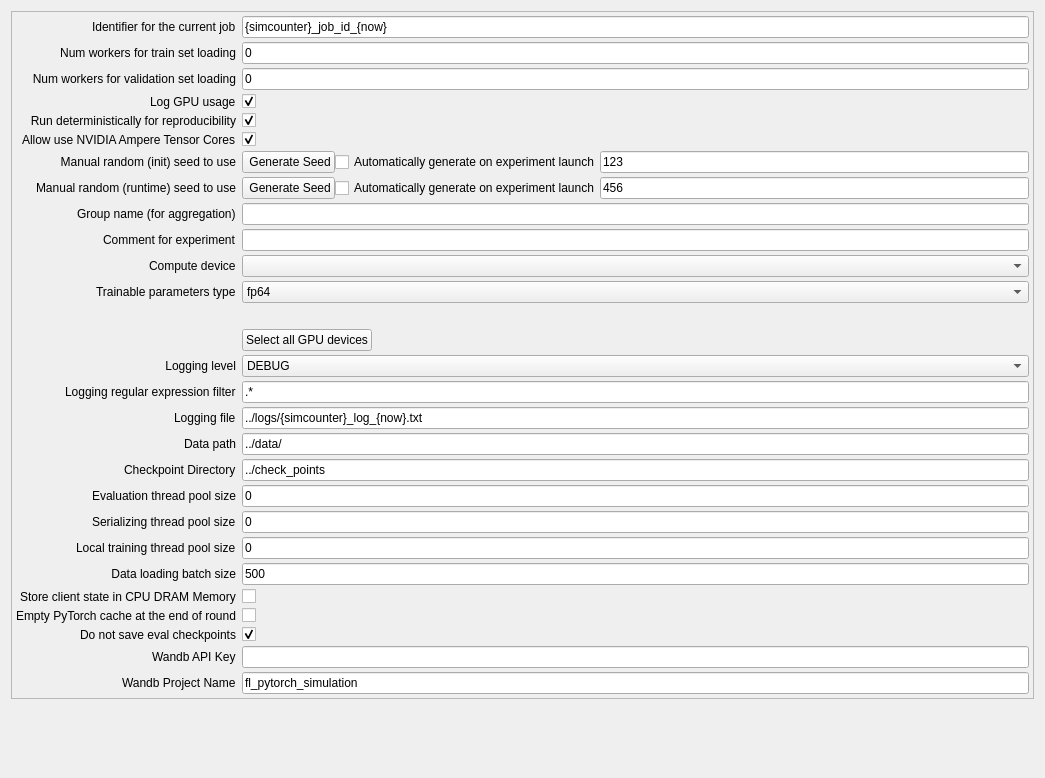
          <widget class="QWidget" name="tabSystemAspects">
           <property name="geometry">
            <rect>
             <x>0</x>
             <y>0</y>
             <width>1045</width>
             <height>778</height>
            </rect>
           </property>
           <attribute name="label">
            <string>Systems aspects</string>
           </attribute>
           <layout class="QVBoxLayout" name="verticalLayout_2">
            <property name="spacing">
             <number>6</number>
            </property>
            <item>
             <layout class="QVBoxLayout" name="loSystem">
              <item>
               <widget class="QFrame" name="frameSystemConfig">
                <property name="minimumSize">
                 <size>
                  <width>0</width>
                  <height>0</height>
                 </size>
                </property>
                <property name="frameShape">
                 <enum>QFrame::StyledPanel</enum>
                </property>
                <property name="frameShadow">
                 <enum>QFrame::Raised</enum>
                </property>
                <layout class="QFormLayout" name="formLayout_4">
                 <property name="labelAlignment">
                  <set>Qt::AlignRight|Qt::AlignTrailing|Qt::AlignVCenter</set>
                 </property>
                 <property name="verticalSpacing">
                  <number>4</number>
                 </property>
                 <property name="leftMargin">
                  <number>4</number>
                 </property>
                 <property name="topMargin">
                  <number>4</number>
                 </property>
                 <property name="rightMargin">
                  <number>4</number>
                 </property>
                 <property name="bottomMargin">
                  <number>4</number>
                 </property>
                 <item row="3" column="0">
                  <widget class="QLabel" name="lblJobId">
                   <property name="text">
                    <string>Identifier for the current job</string>
                   </property>
                  </widget>
                 </item>
                 <item row="3" column="1">
                  <widget class="QLineEdit" name="edtJobId">
                   <property name="toolTip">
                    <string>&lt;html&gt;&lt;head/&gt;&lt;body&gt;&lt;p&gt;All this constants can be used in parameters for purpose of substitution:&lt;/p&gt;&lt;p&gt;&lt;span style=&quot; font-weight:600;&quot;&gt;{now}&lt;/span&gt; - number of second since unix epoch&lt;/p&gt;&lt;p&gt;&lt;span style=&quot; font-weight:600;&quot;&gt;{compressor}&lt;/span&gt; - type of used compressor&lt;/p&gt;&lt;p&gt;&lt;span style=&quot; font-weight:600;&quot;&gt;{algorithm}&lt;/span&gt; - optimization algorithm&lt;/p&gt;&lt;/body&gt;&lt;/html&gt;</string>
                   </property>
                   <property name="text">
                    <string>{simcounter}_job_id_{now}</string>
                   </property>
                  </widget>
                 </item>
                 <item row="4" column="0">
                  <widget class="QLabel" name="lblNumWorkersForTrainDataLoad">
                   <property name="toolTip">
                    <string>Number of rounds of federated learning</string>
                   </property>
                   <property name="text">
                    <string>Num workers for train set loading</string>
                   </property>
                   <property name="alignment">
                    <set>Qt::AlignRight|Qt::AlignTrailing|Qt::AlignVCenter</set>
                   </property>
                  </widget>
                 </item>
                 <item row="4" column="1">
                  <widget class="QLineEdit" name="edtNumWorkersForTrainDataLoad">
                   <property name="text">
                    <string>0</string>
                   </property>
                  </widget>
                 </item>
                 <item row="5" column="0">
                  <widget class="QLabel" name="lblNumWorkersForValDataLoad">
                   <property name="toolTip">
                    <string>Number of available clients used for one communication round</string>
                   </property>
                   <property name="text">
                    <string>Num workers for validation set loading</string>
                   </property>
                   <property name="alignment">
                    <set>Qt::AlignRight|Qt::AlignTrailing|Qt::AlignVCenter</set>
                   </property>
                  </widget>
                 </item>
                 <item row="5" column="1">
                  <widget class="QLineEdit" name="edtNumWorkersForValDataLoad">
                   <property name="text">
                    <string>0</string>
                   </property>
                  </widget>
                 </item>
                 <item row="6" column="0">
                  <widget class="QLabel" name="lblLog">
                   <property name="text">
                    <string>Log GPU usage</string>
                   </property>
                  </widget>
                 </item>
                 <item row="6" column="1">
                  <widget class="QCheckBox" name="cbxLogGPUusage">
                   <property name="text">
                    <string/>
                   </property>
                   <property name="checked">
                    <bool>true</bool>
                   </property>
                  </widget>
                 </item>
                 <item row="8" column="0">
                  <widget class="QLabel" name="lblRunDeterministically">
                   <property name="text">
                    <string>Run deterministically for reproducibility</string>
                   </property>
                   <property name="alignment">
                    <set>Qt::AlignRight|Qt::AlignTrailing|Qt::AlignVCenter</set>
                   </property>
                  </widget>
                 </item>
                 <item row="8" column="1">
                  <widget class="QCheckBox" name="cbxRunDeterministically">
                   <property name="text">
                    <string/>
                   </property>
                   <property name="checked">
                    <bool>true</bool>
                   </property>
                  </widget>
                 </item>
                 <item row="10" column="0">
                  <widget class="QLabel" name="label">
                   <property name="text">
                    <string>Allow use NVIDIA Ampere Tensor Cores</string>
                   </property>
                  </widget>
                 </item>
                 <item row="10" column="1">
                  <widget class="QCheckBox" name="cbxAllowUseNvTensorCores">
                   <property name="text">
                    <string/>
                   </property>
                   <property name="checked">
                    <bool>true</bool>
                   </property>
                  </widget>
                 </item>
                 <item row="13" column="0">
                  <widget class="QLabel" name="lblManualRandomInitSeed">
                   <property name="toolTip">
                    <string>Global weight decay</string>
                   </property>
                   <property name="text">
                    <string>Manual random (init) seed to use</string>
                   </property>
                   <property name="alignment">
                    <set>Qt::AlignRight|Qt::AlignTrailing|Qt::AlignVCenter</set>
                   </property>
                  </widget>
                 </item>
                 <item row="13" column="1">
                  <layout class="QHBoxLayout" name="horizontalLayout_3">
                   <item>
                    <widget class="QPushButton" name="btnGenerateInitSeed">
                     <property name="text">
                      <string> Generate Seed</string>
                     </property>
                     <property name="icon">
                      <iconset resource="../resources/resources.qrc">
                       <normaloff>:/root/random.png</normaloff>:/root/random.png</iconset>
                     </property>
                    </widget>
                   </item>
                   <item>
                    <widget class="QCheckBox" name="cbxGenerateInitSeedAuto">
                     <property name="text">
                      <string>Automatically generate on experiment launch</string>
                     </property>
                    </widget>
                   </item>
                   <item>
                    <widget class="QLineEdit" name="edtRandomInitSeed">
                     <property name="text">
                      <string>123</string>
                     </property>
                    </widget>
                   </item>
                  </layout>
                 </item>
                 <item row="15" column="0">
                  <widget class="QLabel" name="lblManualRandomRunSeed">
                   <property name="text">
                    <string>Manual random (runtime) seed to use</string>
                   </property>
                  </widget>
                 </item>
                 <item row="15" column="1">
                  <layout class="QHBoxLayout" name="horizontalLayout_4">
                   <item>
                    <widget class="QPushButton" name="btnGenerateRunSeed">
                     <property name="text">
                      <string> Generate Seed</string>
                     </property>
                     <property name="icon">
                      <iconset resource="../resources/resources.qrc">
                       <normaloff>:/root/random.png</normaloff>:/root/random.png</iconset>
                     </property>
                    </widget>
                   </item>
                   <item>
                    <widget class="QCheckBox" name="cbxGenerateRunSeedAuto">
                     <property name="text">
                      <string>Automatically generate on experiment launch</string>
                     </property>
                    </widget>
                   </item>
                   <item>
                    <widget class="QLineEdit" name="edtRandomRunSeed">
                     <property name="text">
                      <string>456</string>
                     </property>
                    </widget>
                   </item>
                  </layout>
                 </item>
                 <item row="16" column="0">
                  <widget class="QLabel" name="lblGroupName">
                   <property name="text">
                    <string>Group name (for aggregation)</string>
                   </property>
                  </widget>
                 </item>
                 <item row="16" column="1">
                  <widget class="QLineEdit" name="edtGroupName"/>
                 </item>
                 <item row="18" column="0">
                  <widget class="QLabel" name="lblCommentForExperiment">
                   <property name="text">
                    <string>Comment for experiment</string>
                   </property>
                  </widget>
                 </item>
                 <item row="18" column="1">
                  <widget class="QLineEdit" name="edtCommentForExperiment"/>
                 </item>
                 <item row="19" column="0">
                  <widget class="QLabel" name="lblUsedComputeDevice">
                   <property name="text">
                    <string>Compute device</string>
                   </property>
                  </widget>
                 </item>
                 <item row="19" column="1">
                  <widget class="QComboBox" name="cbxComputeDevice"/>
                 </item>
                 <item row="21" column="1">
                  <widget class="QWidget" name="loComputeDevicesWidget" native="true">
                   <layout class="QVBoxLayout" name="loComputeDevices"/>
                  </widget>
                 </item>
                 <item row="22" column="1">
                  <layout class="QHBoxLayout" name="loSelectAllGpus">
                   <item>
                    <widget class="QPushButton" name="btnSelectAllGpus">
                     <property name="text">
                      <string>Select all GPU devices</string>
                     </property>
                    </widget>
                   </item>
                   <item>
                    <spacer name="horizontalSpacer_2">
                     <property name="orientation">
                      <enum>Qt::Horizontal</enum>
                     </property>
                     <property name="sizeHint" stdset="0">
                      <size>
                       <width>40</width>
                       <height>20</height>
                      </size>
                     </property>
                    </spacer>
                   </item>
                  </layout>
                 </item>
                 <item row="23" column="0">
                  <widget class="QLabel" name="lblLoggingLevel">
                   <property name="text">
                    <string>Logging level</string>
                   </property>
                   <property name="alignment">
                    <set>Qt::AlignRight|Qt::AlignTrailing|Qt::AlignVCenter</set>
                   </property>
                  </widget>
                 </item>
                 <item row="23" column="1">
                  <widget class="QComboBox" name="cbxLoggingLevels">
                   <item>
                    <property name="text">
                     <string>DEBUG</string>
                    </property>
                   </item>
                   <item>
                    <property name="text">
                     <string>INFO</string>
                    </property>
                   </item>
                   <item>
                    <property name="text">
                     <string>WARN</string>
                    </property>
                   </item>
                   <item>
                    <property name="text">
                     <string>ERROR</string>
                    </property>
                   </item>
                   <item>
                    <property name="text">
                     <string>CRITICAL</string>
                    </property>
                   </item>
                  </widget>
                 </item>
                 <item row="25" column="0">
                  <widget class="QLabel" name="lblLoggingFilter">
                   <property name="text">
                    <string>Logging regular expression filter</string>
                   </property>
                  </widget>
                 </item>
                 <item row="25" column="1">
                  <widget class="QLineEdit" name="edtLoggingFilter">
                   <property name="text">
                    <string>.*</string>
                   </property>
                  </widget>
                 </item>
                 <item row="26" column="0">
                  <widget class="QLabel" name="lblLoggingFile">
                   <property name="text">
                    <string>Logging file</string>
                   </property>
                  </widget>
                 </item>
                 <item row="26" column="1">
                  <widget class="QLineEdit" name="edtLogFile">
                   <property name="text">
                    <string>../logs/{simcounter}_log_{now}.txt</string>
                   </property>
                  </widget>
                 </item>
                 <item row="27" column="0">
                  <widget class="QLabel" name="lblDataPath">
                   <property name="toolTip">
                    <string>Base root directory for the dataset</string>
                   </property>
                   <property name="text">
                    <string>Data path</string>
                   </property>
                  </widget>
                 </item>
                 <item row="27" column="1">
                  <widget class="QLineEdit" name="edtDataPath">
                   <property name="toolTip">
                    <string>Base root directory for the dataset</string>
                   </property>
                   <property name="text">
                    <string>../data/</string>
                   </property>
                  </widget>
                 </item>
                 <item row="28" column="0">
                  <widget class="QLabel" name="lblCheckpointDir">
                   <property name="toolTip">
                    <string>Directory to persist run meta data_preprocess, e.g. best/last models</string>
                   </property>
                   <property name="text">
                    <string>Checkpoint Directory</string>
                   </property>
                  </widget>
                 </item>
                 <item row="28" column="1">
                  <widget class="QLineEdit" name="edtCheckpointDir">
                   <property name="text">
                    <string>../check_points</string>
                   </property>
                  </widget>
                 </item>
                 <item row="29" column="0">
                  <widget class="QLabel" name="lblEvalThreadPool">
                   <property name="toolTip">
                    <string>Thread pool size for perform evalutation checkpoint asyncronously</string>
                   </property>
                   <property name="text">
                    <string>Evaluation thread pool size</string>
                   </property>
                  </widget>
                 </item>
                 <item row="29" column="1">
                  <widget class="QLineEdit" name="edtEvalThreadPool">
                   <property name="text">
                    <string>0</string>
                   </property>
                  </widget>
                 </item>
                 <item row="30" column="0">
                  <widget class="QLabel" name="lblSerializingThreadPool">
                   <property name="toolTip">
                    <string>Thread pool size for perform serialization into filesystem asyncronously</string>
                   </property>
                   <property name="text">
                    <string>Serializing thread pool size</string>
                   </property>
                  </widget>
                 </item>
                 <item row="30" column="1">
                  <widget class="QLineEdit" name="edtSerializingThreadPool">
                   <property name="text">
                    <string>0</string>
                   </property>
                  </widget>
                 </item>
                 <item row="31" column="0">
                  <widget class="QLabel" name="lblLocalTrainingThreadPool">
                   <property name="toolTip">
                    <string>Perform local training within a pool of threads. Each one execute sequence of optimization for assigned clients in a serialized way</string>
                   </property>
                   <property name="text">
                    <string>Local training thread pool size</string>
                   </property>
                  </widget>
                 </item>
                 <item row="31" column="1">
                  <widget class="QLineEdit" name="edtLocalTraininThreadPool">
                   <property name="text">
                    <string>0</string>
                   </property>
                  </widget>
                 </item>
                 <item row="34" column="0">
                  <widget class="QLabel" name="lblDataLoadBatchSize">
                   <property name="toolTip">
                    <string>Static batch size for data loading</string>
                   </property>
                   <property name="text">
                    <string>Data loading batch size</string>
                   </property>
                   <property name="alignment">
                    <set>Qt::AlignRight|Qt::AlignTrailing|Qt::AlignVCenter</set>
                   </property>
                  </widget>
                 </item>
                 <item row="34" column="1">
                  <widget class="QLineEdit" name="edtDataLoadBatchSize">
                   <property name="text">
                    <string>500</string>
                   </property>
                  </widget>
                 </item>
                 <item row="35" column="0">
                  <widget class="QLabel" name="lblStoreClientStateInCPU">
                   <property name="text">
                    <string>Store client state in CPU DRAM Memory</string>
                   </property>
                  </widget>
                 </item>
                 <item row="35" column="1">
                  <widget class="QCheckBox" name="cbxStoreClientStateInCPU">
                   <property name="text">
                    <string/>
                   </property>
                   <property name="checked">
                    <bool>false</bool>
                   </property>
                  </widget>
                 </item>
                 <item row="36" column="0">
                  <widget class="QLabel" name="lblEmptyGPUTorchCache">
                   <property name="text">
                    <string>Empty PyTorch cache at the end of round</string>
                   </property>
                  </widget>
                 </item>
                 <item row="36" column="1">
                  <widget class="QCheckBox" name="cbxEmptyGPUTorchCache">
                   <property name="text">
                    <string/>
                   </property>
                  </widget>
                 </item>
                 <item row="37" column="0">
                  <widget class="QLabel" name="lblDoNotSaveEvalCheckpoints">
                   <property name="text">
                    <string>Do not save eval checkpoints</string>
                   </property>
                  </widget>
                 </item>
                 <item row="37" column="1">
                  <widget class="QCheckBox" name="cbxDoNotSaveEvalCheckpoints">
                   <property name="text">
                    <string/>
                   </property>
                   <property name="checked">
                    <bool>true</bool>
                   </property>
                  </widget>
                 </item>
                 <item row="43" column="0">
                  <widget class="QLabel" name="lblWandbKey">
                   <property name="text">
                    <string>Wandb API Key</string>
                   </property>
                  </widget>
                 </item>
                 <item row="43" column="1">
                  <widget class="QLineEdit" name="edtWandbKey">
                   <property name="text">
                    <string/>
                   </property>
                  </widget>
                 </item>
                 <item row="44" column="0">
                  <widget class="QLabel" name="lblWandbProjectName">
                   <property name="text">
                    <string>Wandb Project Name</string>
                   </property>
                  </widget>
                 </item>
                 <item row="44" column="1">
                  <widget class="QLineEdit" name="edtWandbProjectName">
                   <property name="text">
                    <string>fl_pytorch_simulation</string>
                   </property>
                  </widget>
                 </item>
                 <item row="20" column="1">
                  <widget class="QComboBox" name="cbxParamsType">
                   <item>
                    <property name="text">
                     <string>fp64</string>
                    </property>
                   </item>
                   <item>
                    <property name="text">
                     <string>fp32</string>
                    </property>
                   </item>
                   <item>
                    <property name="text">
                     <string>fp16</string>
                    </property>
                   </item>
                   <item>
                    <property name="text">
                     <string>bfp16</string>
                    </property>
                   </item>
                  </widget>
                 </item>
                 <item row="20" column="0">
                  <widget class="QLabel" name="label_3">
                   <property name="text">
                    <string>Trainable parameters type</string>
                   </property>
                  </widget>
                 </item>
                </layout>
               </widget>
              </item>
              <item>
               <spacer name="verticalSpacer_4">
                <property name="orientation">
                 <enum>Qt::Vertical</enum>
                </property>
                <property name="sizeHint" stdset="0">
                 <size>
                  <width>20</width>
                  <height>40</height>
                 </size>
                </property>
               </spacer>
              </item>
             </layout>
            </item>
           </layout>
          </widget>
